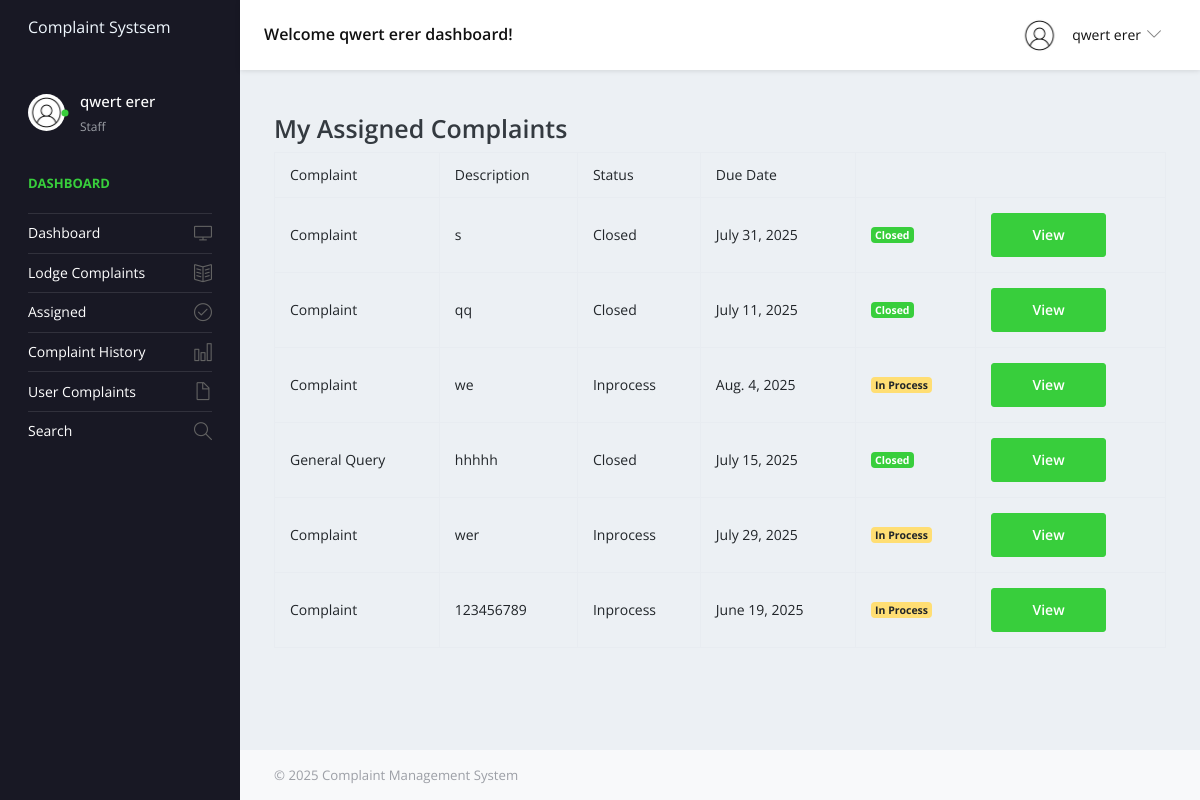
The page /my-complaints/ (signed in) on the database its author committed.
### cmsapp/models.py (models this page shows, shortened)
class CustomUser(AbstractUser):
    USER_TYPES = [
        (1, 'Admin'),
        (2, 'User'),
        (3, 'Staff'),
    ]
    user_type = models.IntegerField(choices=USER_TYPES, default=2)
    profile_pic = models.ImageField(upload_to='profile_pics/', blank=True, null=True)

class Complaints(models.Model):
    URGENCY_LEVELS = [
        ("Low", "Low"),
        ("Medium", "Medium"),
        ("High", "High"),
        ("Critical", "Critical")
    ]
    userregid = models.ForeignKey(UserReg, on_delete=models.CASCADE, null=True, blank=True)
    cat_id = models.ForeignKey(Category, on_delete=models.CASCADE)
    subcategory_id = models.ForeignKey(Subcategory, on_delete=models.CASCADE)
    complaint_number = models.IntegerField(default=0)
    complainttype = models.CharField(max_length=250)
    stateid = models.ForeignKey(State, on_delete=models.CASCADE)
    noc = models.CharField(max_length=250)
    complaindetails = models.TextField(blank=True)
    compfile = models.ImageField(upload_to='media/doc_file')
    complaintdate_at = models.DateTimeField(auto_now_add=True)
    remark = models.TextField(blank=True)
    urgency = models.CharField(max_length=10, choices=URGENCY_LEVELS, default="Medium", null=True)
    assigned_days = models.IntegerField(default=0)
    due_date = models.DateField(null=True, blank=True)
    status = models.CharField(max_length=250, default=0)
    updated_at = models.DateTimeField(auto_now=True)
    assigned_team = models.ForeignKey(Team, on_delete=models.SET_NULL, null=True, blank=True)
    assigned_to = models.ForeignKey(settings.AUTH_USER_MODEL,on_delete=models.SET_NULL,
        null=True,
        blank=True,
        limit_choices_to={'user_type': 3},
        related_name='assigned_complaints'
    )
    resolved_by = models.ForeignKey(
        CustomUser,
        on_delete=models.SET_NULL,
        null=True,
        blank=True,
        related_name='resolved_complaints',
        limit_choices_to={'user_type': 3}  # Optional: only allow staff users to be selected
    )

### complaintmgmtsys/userviews.py (the view)
# urls.py: path('my-complaints/', userviews.view_assigned_complaints, name='view_assigned_complaints'),
@login_required
def view_assigned_complaints(request):
    assigned_complaints = Complaints.objects.filter(assigned_to=request.user)
    return render(request, 'staff/assigned_complaints.html', {
        'complaints': assigned_complaints
    })
    return render(request,'user/user_reg.html')

### templates/staff/assigned_complaints.html
{% extends 'base.html' %}
{% block content %}
<div class="container">
    <h3>My Assigned Complaints</h3>
    <table class="table table-bordered">
        <thead>
            <tr>
                <th>Complaint</th>
                <th>Description</th>
                <th>Status</th>
                <th>Due Date</th>
            </tr>
        </thead>
        <tbody>
            {% for complaint in complaints %}
            <tr>
                <td>{{ complaint.complainttype }}</td>
                <td>{{ complaint.noc }}</td>
                <td>{{ complaint.status }}</td>
                <td>{{ complaint.due_date}}</td>
                <td>
                    {% if complaint.status == '0' %}
                        <span class="badge badge-danger">Not Processed Yet</span>
                    {% elif complaint.status == 'Inprocess' %}
                        <span class="badge badge-warning">In Process</span>
                    {% elif complaint.status == 'Closed' %}
                        <span class="badge badge-success">Closed</span>
                    {% endif %}
                </td>
                <td>
                    <a href="{% url 'viewlodgedcomplaint' complaint.id %}" class="btn btn-success">View</a>
                </td>
            </tr>
            {% empty %}
            <tr>
                <td colspan="4">No complaints assigned yet.</td>
            </tr>
            {% endfor %}
        </tbody>
    </table>
</div>
{% endblock %}

### templates/includes/header.html (shortened to what this page needs)
{% load static %}
{% if user.user_type == 1 %}
<nav class="navbar default-layout-navbar col-lg-12 col-12 p-0 fixed-top d-flex flex-row">
    <div class="navbar-brand-wrapper d-flex align-items-center">
      <a class="navbar-brand brand-logo" href="{% url 'admin_home' %}">
        <p style="color: aliceblue;font-size: medium;font-weight: bolder;">CMS</p>
      </a>
      <a class="navbar-brand brand-logo-mini" href="{% url 'admin_home' %}"><img src="{% static 'assets/images/logo-mini.svg'%}" alt="logo" /></a>
    </div>
    <div class="navbar-menu-wrapper d-flex align-items-center flex-grow-1">
      <h5 class="mb-0 font-weight-medium d-none d-lg-flex">Welcome {{user.first_name}} {{user.last_name}} dashboard!</h5>
      <ul class="navbar-nav navbar-nav-right ml-auto">
        <li class="nav-item dropdown d-none d-xl-inline-flex user-dropdown">
          <a class="nav-link dropdown-toggle" id="UserDropdown" href="#" data-toggle="dropdown" aria-expanded="false">
            <img class="img-xs rounded-circle ml-2" src="/{{user.profile_pic}}" alt="Profile image"> <span class="font-weight-normal"> {{user.first_name}} {{user.last_name}} </span></a>
          <div class="dropdown-menu dropdown-menu-right navbar-dropdown" aria-labelledby="UserDropdown">
            <div class="dropdown-header text-center">
              <img class="img-md rounded-circle" src="/{{user.profile_pic}}" alt="Profile image">
              <p class="mb-1 mt-3">{{user.first_name}} {{user.last_name}}</p>
              <p class="font-weight-light text-muted mb-0">{{user.email}}</p>
            </div>
            <a class="dropdown-item" href="{% url 'profile' %}"><i class="dropdown-item-icon icon-user text-primary"></i> My Profile</a>
            <a class="dropdown-item" href="{% url 'change_password' %}"><i class="dropdown-item-icon icon-speech text-primary"></i> Change Password</a>
            <a class="dropdown-item"  href="{% url 'logout' %}"><i class="dropdown-item-icon icon-power text-primary"></i>Sign Out</a>
          </div>
        </li>
      </ul>
      <button class="navbar-toggler navbar-toggler-right d-lg-none align-self-center" type="button" data-toggle="offcanvas">
        <span class="icon-menu"></span>
      </button>
    </div>
  </nav>
   {% elif user.user_type == 3 %}
  <nav class="navbar default-layout-navbar col-lg-12 col-12 p-0 fixed-top d-flex flex-row">
    <div class="navbar-brand-wrapper d-flex align-items-center">
      <a class="navbar-brand brand-logo" href="{% url 'staff_dashboard' %}">
        <p style="color: aliceblue;font-size: medium;font-weight: bolder;">Complaint Systsem</p>
      </a>
    </div>
    <div class="navbar-menu-wrapper d-flex align-items-center flex-grow-1">
      <h5 class="mb-0 font-weight-medium d-none d-lg-flex">Welcome {{user.first_name}} {{user.last_name}} dashboard!</h5>
      <ul class="navbar-nav navbar-nav-right ml-auto">
        <li class="nav-item dropdown d-none d-xl-inline-flex user-dropdown">
          <a class="nav-link dropdown-toggle" id="UserDropdown" href="#" data-toggle="dropdown" aria-expanded="false">
            <img class="img-xs rounded-circle ml-2" src="/{{user.profile_pic}}" alt="Profile image" width="100"> <span class="font-weight-normal"> {{user.first_name}} {{user.last_name}}</span></a>
        </li>
      </ul>
    </div>
  </nav>
  {% endif %}

### templates/includes/sidebar.html (shortened to what this page needs)
{% load static %}
{% if user.user_type == 1 %}
<nav class="sidebar sidebar-offcanvas" id="sidebar">
    <ul class="nav">
        <li class="nav-item nav-profile">
            <a href="#" class="nav-link">
                <div class="profile-image">
                    <img class="img-xs rounded-circle" src="/{{user.profile_pic}}" alt="">
                    <div class="dot-indicator bg-success"></div>
                </div>
                <div class="text-wrapper">
                    <p class="profile-name">{{user.first_name}} {{user.last_name}}</p>
                    <p class="designation">Administrator</p>
                </div>
            </a>
        </li>
        <li class="nav-item nav-category">
            <span class="nav-link">Dashboard</span>
        </li>
        <li class="nav-item">
            <a class="nav-link" href="{% url 'admin_home' %}">
                <span class="menu-title">Dashboard</span>
                <i class="icon-screen-desktop menu-icon"></i>
            </a>
        </li>
                <li class="nav-item">
            <a class="nav-link" href="{% url 'regcomplaint' %}">
                <span class="menu-title">Lodge Complaints</span>
                <i class="icon-book-open menu-icon"></i>
            </a>
        </li>
                </li>
           <li class="nav-item">
            <a class="nav-link" href="{% url 'complainthistory' %}">
                <span class="menu-title">Complaint History</span>
                <i class="icon-chart menu-icon"></i>
            </a>
        </li>
        <li class="nav-item">
            <a class="nav-link" data-toggle="collapse" href="#ui-basic" aria-expanded="false" aria-controls="ui-basic">
                <span class="menu-title">Category</span>
                <i class="icon-doc menu-icon"></i>
            </a>
            <div class="collapse" id="ui-basic">
                <ul class="nav flex-column sub-menu">
                    <li class="nav-item"> <a class="nav-link" href="{% url 'add_category' %}">Add Category</a></li>
                    <li class="nav-item"> <a class="nav-link" href="{% url 'manage_category' %}">Manage Category</a></li>
                </ul>
            </div>
        </li>
        <li class="nav-item">
            <a class="nav-link" data-toggle="collapse" href="#ui-basic1" aria-expanded="false" aria-controls="ui-basic1">
                <span class="menu-title">Subcategory</span>
                <i class="icon-doc menu-icon"></i>
            </a>
            <div class="collapse" id="ui-basic1">
                <ul class="nav flex-column sub-menu">
                    <li class="nav-item"> <a class="nav-link" href="{% url 'add_subcategory' %}">Add Subcategory</a></li>
                    <li class="nav-item"> <a class="nav-link" href="{% url 'manage_subcategory' %}">Manage Subcategory</a></li>
                </ul>
            </div>
        </li>
        <li class="nav-item">
            <a class="nav-link" data-toggle="collapse" href="#ui-basic2" aria-expanded="false" aria-controls="ui-basic2">
                <span class="menu-title">State</span>
                <i class="icon-doc menu-icon"></i>
            </a>
            <div class="collapse" id="ui-basic2">
                <ul class="nav flex-column sub-menu">
                    <li class="nav-item"> <a class="nav-link" href="{% url 'add_state' %}">Add State</a></li>
                    <li class="nav-item"> <a class="nav-link" href="{% url 'manage_state' %}">Manage State</a></li>
                </ul>
            </div>
        </li>
        <li class="nav-item">
            <a class="nav-link" data-toggle="collapse" href="#teams" aria-expanded="false" aria-controls="teams">
                <span class="menu-title">Teams</span>
                <i class="icon-people menu-icon"></i>
            </a>
            <div class="collapse" id="teams">
                <ul class="nav flex-column sub-menu">
                    <li class="nav-item"> <a class="nav-link" href="{% url 'add_team' %}">Add Team</a></li>
                    <li class="nav-item"> <a class="nav-link" href="{% url 'manage_team' %}">Manage Teams</a></li>
                </ul>
            </div>
        </li>
        <li class="nav-item">
            <a class="nav-link" href="{% url 'manageusers' %}">
                <span class="menu-title">Manage Users</span>
                <i class="icon-user menu-icon"></i>
            </a>
        </li>
                <li class="nav-item">
                    <a class="nav-link" href="{% url 'assign_complaints' %}">
                        <span class="menu-title">Cases</span>
                        <i class="icon-user menu-icon"></i>
                    </a>
                </li>
        <li class="nav-item">
            <a class="nav-link" data-toggle="collapse" href="#auth" aria-expanded="false" aria-controls="auth">
                <span class="menu-title">User Complaints</span>
                <i class="icon-doc menu-icon"></i>
            </a>
            <div class="collapse" id="auth">
                <ul class="nav flex-column sub-menu">
                    <li class="nav-item"> <a class="nav-link" href="{% url 'lodgedcomplaint' %}">All Complaints</a></li>
                    <li class="nav-item"> <a class="nav-link" href="{% url 'newcomplaints' %}">Not Processed Yet</a></li>
                    <li class="nav-item"> <a class="nav-link" href="{% url 'inprocesscomplaints' %}">In Process</a></li>
                    <li class="nav-item"> <a class="nav-link" href="{% url 'closedcomplaints' %}">Closed Complaints</a></li>
                </ul>
            </div>
        </li>
        <li class="nav-item">
            <a class="nav-link" data-toggle="collapse" href="#auth1" aria-expanded="false" aria-controls="auth1">
                <span class="menu-title">Reports</span>
                <i class="icon-doc menu-icon"></i>
            </a>
            <div class="collapse" id="auth1">
                <ul class="nav flex-column sub-menu">
                    <li class="nav-item"> <a class="nav-link" href="{% url 'complaintsreports' %}">Complaints Report</a></li>
                    <li class="nav-item"> <a class="nav-link" href="{% url 'userbdreports' %}">User Reports</a></li>
                </ul>
            </div>
        </li>
        <li class="nav-item">
            <a class="nav-link" data-toggle="collapse" href="#auth2" aria-expanded="false" aria-controls="auth2">
                <span class="menu-title">Search</span>
                <i class="icon-doc menu-icon"></i>
            </a>
            <div class="collapse" id="auth2">
                <ul class="nav flex-column sub-menu">
                    <li class="nav-item"> <a class="nav-link" href="{% url 'searchusers' %}">User Search</a></li>
                    <li class="nav-item"> <a class="nav-link" href="{% url 'searchcomplaints' %}">Complaints Search</a></li>
                </ul>
            </div>
        </li>
    </ul>
</nav>
{% elif user.user_type == 3 %}
<nav class="sidebar sidebar-offcanvas" id="sidebar">
    <ul class="nav">
        <li class="nav-item nav-profile">
            <a href="#" class="nav-link">
                <div class="profile-image">
                    <img class="img-xs rounded-circle" src="/{{user.profile_pic}}" alt="">
                    <div class="dot-indicator bg-success"></div>
                </div>
                <div class="text-wrapper">
                    <p class="profile-name">{{user.first_name}} {{user.last_name}}</p>
                    <p class="designation">Staff</p>
                </div>
            </a>
        </li>
        <li class="nav-item nav-category">
            <span class="nav-link">Dashboard</span>
        </li>
        <li class="nav-item">
            <a class="nav-link" href="{% url 'admin_home' %}">
                <span class="menu-title">Dashboard</span>
                <i class="icon-screen-desktop menu-icon"></i>
            </a>
        </li>
         <li class="nav-item">
            <a class="nav-link" href="{% url 'regcomplaint' %}">
                <span class="menu-title">Lodge Complaints</span>
                <i class="icon-book-open menu-icon"></i>
            </a>
        </li>
        <li class="nav-item">
            <a class="nav-link" href="{% url 'view_assigned_complaints' %}">
                <span class="menu-title">Assigned</span>
                <i class="icon-check menu-icon"></i>
            </a>
        </li>
                <li class="nav-item">
            <a class="nav-link" href="{% url 'lodgedcomplaint' %}">
                <span class="menu-title">Complaint History</span>
                <i class="icon-chart menu-icon"></i>
            </a>
        </li>
        <li class="nav-item">
            <a class="nav-link" data-toggle="collapse" href="#auth" aria-expanded="false" aria-controls="auth">
                <span class="menu-title">User Complaints</span>
                <i class="icon-doc menu-icon"></i>
            </a>
        </li>
        <li class="nav-item">
            <a class="nav-link" data-toggle="collapse" href="#auth2" aria-expanded="false" aria-controls="auth2">
                <span class="menu-title">Search</span>
                <i class="icon-magnifier menu-icon"></i>
            </a>
        </li>
    </ul>
</nav>
{% endif %}

### rows shown on the page
CustomUser: first_name "qwert", last_name "erer", profile_pic (picture)
Complaints: complainttype "Complaint", noc "s", status "Closed", due_date "July 31, 2025"
Complaints: complainttype "Complaint", noc "qq", status "Closed", due_date "July 11, 2025"
Complaints: complainttype "Complaint", noc "we", status "Inprocess", due_date "Aug. 4, 2025", shows "In Process"
Complaints: complainttype "General Query", noc "hhhhh", status "Closed", due_date "July 15, 2025"
Complaints: complainttype "Complaint", noc "wer", status "Inprocess", due_date "July 29, 2025", shows "In Process"
Complaints: complainttype "Complaint", noc "123456789", status "Inprocess", due_date "June 19, 2025", shows "In Process"
